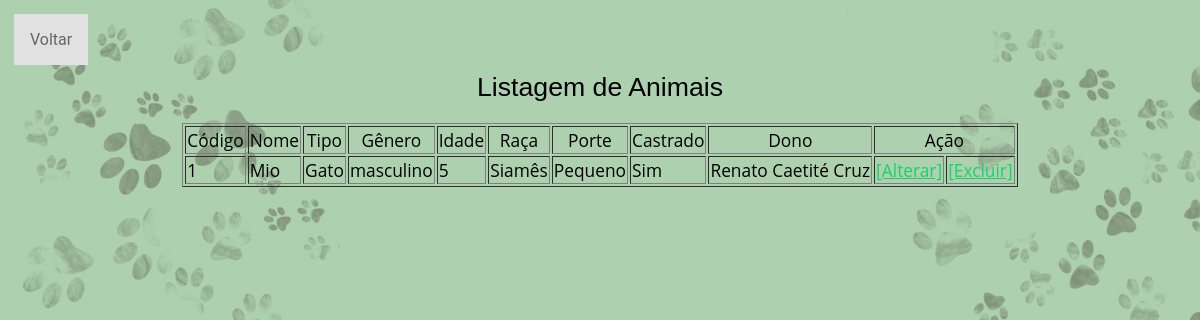
Screenshot of /php/listarpet.php with the database file from the repository.
### tables this page shows
CREATE TABLE IF NOT EXISTS `pet` (
  `cod_pet` int(11) NOT NULL AUTO_INCREMENT,
  `nome_pet` varchar(30) NOT NULL,
  `tipo_pet` varchar(30) NOT NULL,
  `sexo_pet` varchar(30) NOT NULL,
  `idade_pet` smallint(2) NOT NULL,
  `raca_pet` varchar(30) NOT NULL,
  `porte_pet` varchar(30) NOT NULL,
  `cast_pet` varchar(3) NOT NULL,
  `dono_pet` varchar(100) NOT NULL,
  PRIMARY KEY (`cod_pet`)
);

### php/listarpet.php (the view, shortened to what this page needs)
<!doctype html>
<html lang="pt-br">
<head>
<link rel="stylesheet" type="text/css" href="../css/style2.css"/>
<link rel="stylesheet" type="text/css" href="../css/but2.css"/>
<link rel="stylesheet" type="text/css" href="../css/but1.css"/>
<link rel="stylesheet" href="../css/style.css" type="text/css">
</head>
<body id="cad1">
<a href="../index.html" class="hvr-sweep-to-left">Voltar</a>
<?php
include "conexao.php";
$query = mysqli_query($sql,"select * from pet");
?>
<center>
<h3>Listagem de Animais</h3>
<table border="1">
<tr id=table >
<td align="center">Código</td>
<td align="center">Nome</td>
<td align="center">Tipo</td>
<td align="center">Gênero</td>
<td align="center">Idade</td>
<td align="center">Raça</td>
<td align="center">Porte</td>
<td align="center">Castrado</td>
<td align="center">Dono</td>
<td align="center" colspan="2">Ação</td>
</tr>
<?php
	while($row = mysqli_fetch_array($query)){
	$cod = $row['cod_pet'];
	$nome = $row['nome_pet'];
	$tipo = $row['tipo_pet'];
	$sexo = $row['sexo_pet'];
	$idade = $row['idade_pet'];
	$raca = $row['raca_pet'];
	$porte = $row['porte_pet'];
	$castrado = $row['cast_pet'];
	$dono = $row['dono_pet'];
	echo"
	<tr>
	<td>$cod</td>
	<td>$nome</td>
	<td>$tipo</td>
	<td>$sexo</td>
	<td>$idade</td>
	<td>$raca</td>
	<td>$porte</td>
	<td>$castrado</td>
	<td>$dono</td>
	<td><a href=\"alterarpet.php?cod_pet=$cod\">[Alterar]</a></td>
	<td><a href=\"deletepet.php?cod_pet=$cod\">[Excluir]</a></td>
	</td>";
	}
?>
</table>
</center>
</body>
</html>

### css/style2.css (style rules this page uses)
* { margin: 0.5; padding: 0.5; }
body, input, select, textarea, button { font-family: sans-serif; font-size: 1em; }

### css/but2.css (style rules this page uses)
p, [class^="hvr-"] { font-family: 'Roboto', sans-serif; }
[class^="hvr-"] { margin: .4em; padding: 1em; cursor: pointer; background: #e1e1e1; text-decoration: none; color: #666; -webkit-tap-highlight-color: rgba(0,0,0,0); -webkit-font-smoothing: antialiased; -moz-osx-font-smoothing: grayscale; }

### css/style.css (style rules this page uses)
body { background: #fff; color: #666666; font-family: "Open Sans", sans-serif; }
a { color: #18d26e; transition: 0.5s; }
h1, h2, h3, h4, h5, h6 { font-family: "Montserrat", sans-serif; font-weight: 400; margin: 0 0 20px 0; padding: 0; color:white; }

### php/listarpet.php (style rules this page uses)
h3 { color:black; font-size: 20pt; }
table { color:black; font-size: 13pt; }
body { background-image: url('../img/bg3.jpg'); background-attachment: fixed; background-size: cover; background-repeat: no-repeat; }

### rows the page displays
pet: cod_pet "1", nome_pet "Mio", tipo_pet "Gato", sexo_pet "masculino", idade_pet "5", raca_pet "Siamês", porte_pet "Pequeno", cast_pet "Sim", dono_pet "Renato Caetité Cruz"
